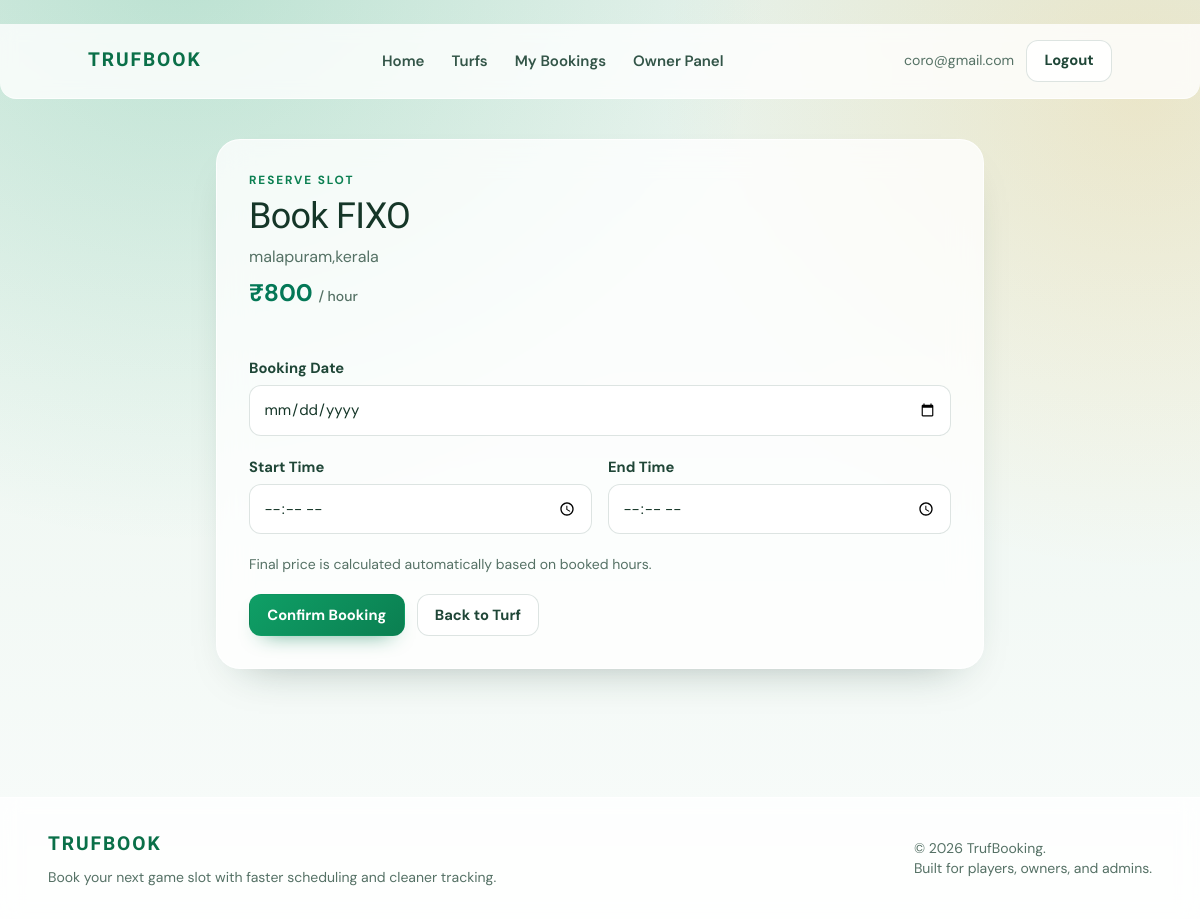
The page /booking/6/ (signed in) on the database as committed earlier.
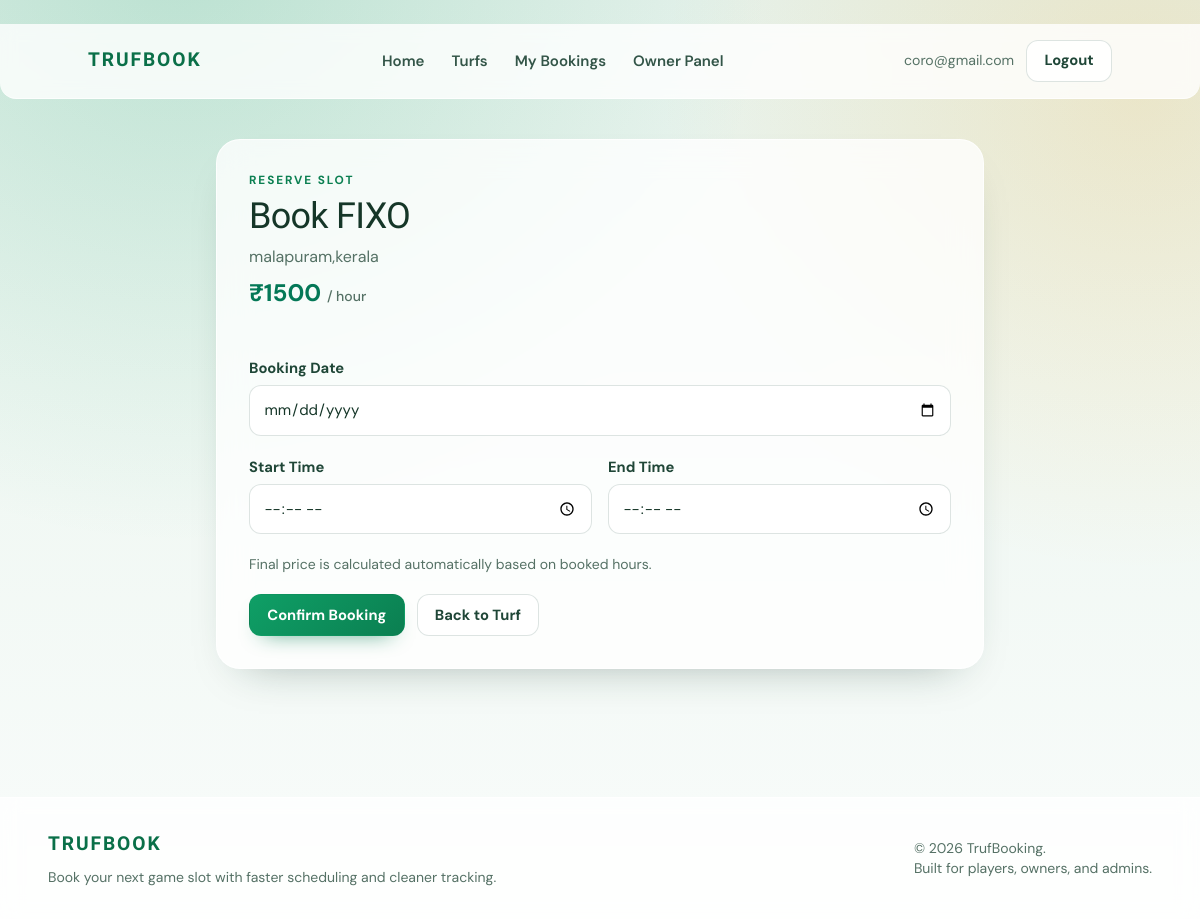
The same page on the database as committed later.
### web/models.py (models this page shows, shortened)
class Turf(models.Model):
    owner = models.ForeignKey(User,on_delete=models.CASCADE,related_name="turfs")
    category = models.ForeignKey(Sports_Category, on_delete=models.CASCADE)
    name = models.CharField(max_length=255)
    location = models.CharField(max_length=255)
    price = models.IntegerField()
    image = models.ImageField(upload_to='turfs/')
    description = models.CharField(max_length=500)
    class Meta:
        ordering = ['-id']
        verbose_name = "Turf"
        verbose_name_plural = "Turfs"

### web/views.py (the view, shortened to what this page needs)
@login_required(login_url='/login/')
def booking(request, id):
    turf = get_object_or_404(Turf, id=id)
    return render(request, "web/booking.html", {"turf": turf})

### templates/web/booking.html (shortened to what this page needs)
﻿{% extends 'base/web-base.html' %}
{% block container %}
{% include 'includes/header.html' %}
<main class="site-shell py-10">
    <section class="max-w-3xl mx-auto surface-panel p-6 md:p-8 space-y-6">
        <div>
            <span class="eyebrow">Reserve Slot</span>
            <h1 class="page-title mt-2">Book {{ turf.name }}</h1>
            <p class="muted mt-2">{{ turf.location }}</p>
            <p class="text-2xl font-bold text-emerald-700 mt-2">&#8377;{{ turf.price }} <span class="text-sm font-medium muted">/ hour</span></p>
        </div>
        <form method="POST" class="form-shell space-y-5">
            <div>
                <label for="booking-date" class="form-label">Booking Date</label>
                <input id="booking-date" type="date" name="date" required>
            </div>
            <div class="grid md:grid-cols-2 gap-4">
                <div>
                    <label for="start-time" class="form-label">Start Time</label>
                    <input id="start-time" type="time" name="start_time" required>
                </div>
                <div>
                    <label for="end-time" class="form-label">End Time</label>
                    <input id="end-time" type="time" name="end_time" required>
                </div>
            </div>
            <p class="text-sm muted">Final price is calculated automatically based on booked hours.</p>
            <div class="flex flex-wrap gap-3">
                <button type="submit" class="btn btn-primary">Confirm Booking</button>
                <a href="{% url 'web:single_turf' turf.id %}" class="btn btn-ghost">Back to Turf</a>
            </div>
        </form>
    </section>
</main>
{% include 'includes/footer.html' %}
{% endblock %}

Rows that differ between the two databases and show on the page:
changed Turf "FIXO": price "800" → "1500"
